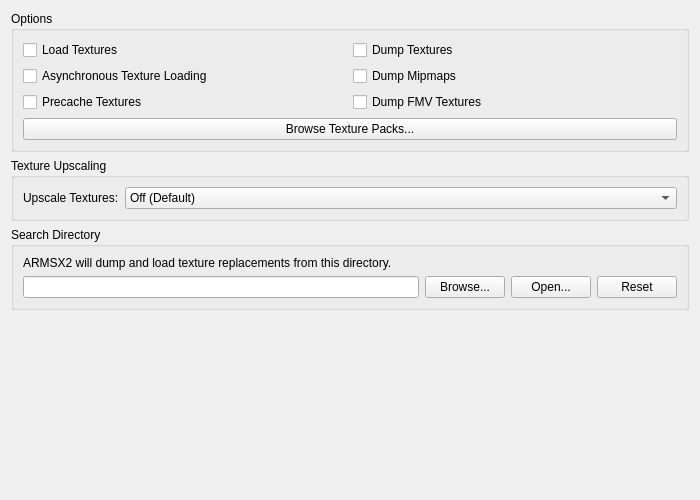
<?xml version="1.0" encoding="UTF-8"?>
<ui version="4.0">
 <class>GraphicsTextureReplacementSettingsTab</class>
 <widget class="QWidget" name="GraphicsTextureReplacementSettingsTab">
  <property name="geometry">
   <rect>
    <x>0</x>
    <y>0</y>
    <width>700</width>
    <height>500</height>
   </rect>
  </property>
  <property name="windowTitle">
   <string/>
  </property>
  <layout class="QVBoxLayout" name="verticalLayout">
   <item>
    <widget class="QGroupBox" name="textureOptions">
     <property name="title">
      <string>Options</string>
     </property>
     <layout class="QGridLayout" name="textureOptionLayout">
      <item row="3" column="0">
       <widget class="QCheckBox" name="precacheTextureReplacements">
        <property name="text">
         <string>Precache Textures</string>
        </property>
       </widget>
      </item>
      <item row="2" column="0">
       <widget class="QCheckBox" name="loadTextureReplacementsAsync">
        <property name="text">
         <string>Asynchronous Texture Loading</string>
        </property>
       </widget>
      </item>
      <item row="1" column="0">
       <widget class="QCheckBox" name="loadTextureReplacements">
        <property name="text">
         <string>Load Textures</string>
        </property>
       </widget>
      </item>
      <item row="1" column="1">
       <widget class="QCheckBox" name="dumpReplaceableTextures">
        <property name="text">
         <string>Dump Textures</string>
        </property>
       </widget>
      </item>
      <item row="2" column="1">
       <widget class="QCheckBox" name="dumpReplaceableMipmaps">
        <property name="text">
         <string>Dump Mipmaps</string>
        </property>
       </widget>
      </item>
      <item row="3" column="1">
       <widget class="QCheckBox" name="dumpTexturesWithFMVActive">
        <property name="text">
         <string>Dump FMV Textures</string>
        </property>
       </widget>
      </item>
      <item row="4" column="0" colspan="2">
       <widget class="QPushButton" name="browseTexturePacksButton">
        <property name="text">
         <string>Browse Texture Packs...</string>
        </property>
       </widget>
      </item>
     </layout>
    </widget>
   </item>
   <item>
    <widget class="QGroupBox" name="textureUpscalingBox">
     <property name="title">
      <string>Texture Upscaling</string>
     </property>
     <layout class="QFormLayout" name="textureUpscalingLayout">
      <item row="0" column="0">
       <widget class="QLabel" name="textureUpscaleLabel">
        <property name="text">
         <string extracomment="RAISR is the name of the upscaling algorithm (Rapid and Accurate Image Super-Resolution); leave it as-is.">Upscale Textures:</string>
        </property>
        <property name="buddy">
         <cstring>textureUpscale</cstring>
        </property>
       </widget>
      </item>
      <item row="0" column="1">
       <widget class="QComboBox" name="textureUpscale">
        <item>
         <property name="text">
          <string>Off (Default)</string>
         </property>
        </item>
        <item>
         <property name="text">
          <string>RAISR 2x</string>
         </property>
        </item>
        <item>
         <property name="text">
          <string>RAISR 4x</string>
         </property>
        </item>
       </widget>
      </item>
     </layout>
    </widget>
   </item>
   <item>
    <widget class="QGroupBox" name="texturesDirectoryBox">
     <property name="title">
      <string>Search Directory</string>
     </property>
     <layout class="QGridLayout" name="textureDirectoryLayout">
      <item row="1" column="0">
       <widget class="QLineEdit" name="texturesDirectory"/>
      </item>
      <item row="1" column="1">
       <widget class="QPushButton" name="texturesBrowse">
        <property name="text">
         <string>Browse...</string>
        </property>
       </widget>
      </item>
      <item row="1" column="2">
       <widget class="QPushButton" name="texturesOpen">
        <property name="text">
         <string>Open...</string>
        </property>
       </widget>
      </item>
      <item row="1" column="3">
       <widget class="QPushButton" name="texturesReset">
        <property name="text">
         <string>Reset</string>
        </property>
       </widget>
      </item>
      <item row="0" column="0" colspan="4">
       <widget class="QLabel" name="textureDescriptionText">
        <property name="text">
         <string>ARMSX2 will dump and load texture replacements from this directory.</string>
        </property>
        <property name="buddy">
         <cstring>texturesDirectory</cstring>
        </property>
        <property name="textInteractionFlags">
         <set>Qt::TextBrowserInteraction</set>
        </property>
       </widget>
      </item>
     </layout>
    </widget>
   </item>
   <item>
    <spacer name="verticalSpacer">
     <property name="orientation">
      <enum>Qt::Orientation::Vertical</enum>
     </property>
     <property name="sizeHint" stdset="0">
      <size>
       <width>20</width>
       <height>0</height>
      </size>
     </property>
    </spacer>
   </item>
  </layout>
 </widget>
 <tabstops>
  <tabstop>loadTextureReplacements</tabstop>
  <tabstop>dumpReplaceableTextures</tabstop>
  <tabstop>loadTextureReplacementsAsync</tabstop>
  <tabstop>dumpReplaceableMipmaps</tabstop>
  <tabstop>precacheTextureReplacements</tabstop>
  <tabstop>dumpTexturesWithFMVActive</tabstop>
  <tabstop>textureUpscale</tabstop>
  <tabstop>texturesDirectory</tabstop>
  <tabstop>texturesBrowse</tabstop>
  <tabstop>texturesOpen</tabstop>
  <tabstop>texturesReset</tabstop>
 </tabstops>
 <resources/>
 <connections/>
</ui>
